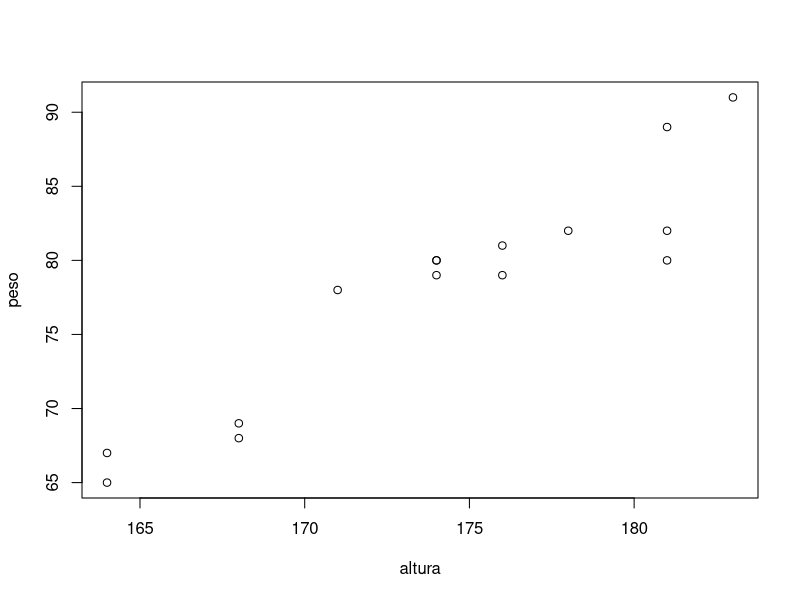

This figure's R source:
altura<- c(178, 181, 168, 183, 164, 181, 174, 176, 174, 176, 181, 168, 164, 174, 171)
peso<- c(82, 89, 68, 91, 65, 80, 79, 81, 80, 79, 82, 69, 67, 80, 78)

plot(altura, peso)
